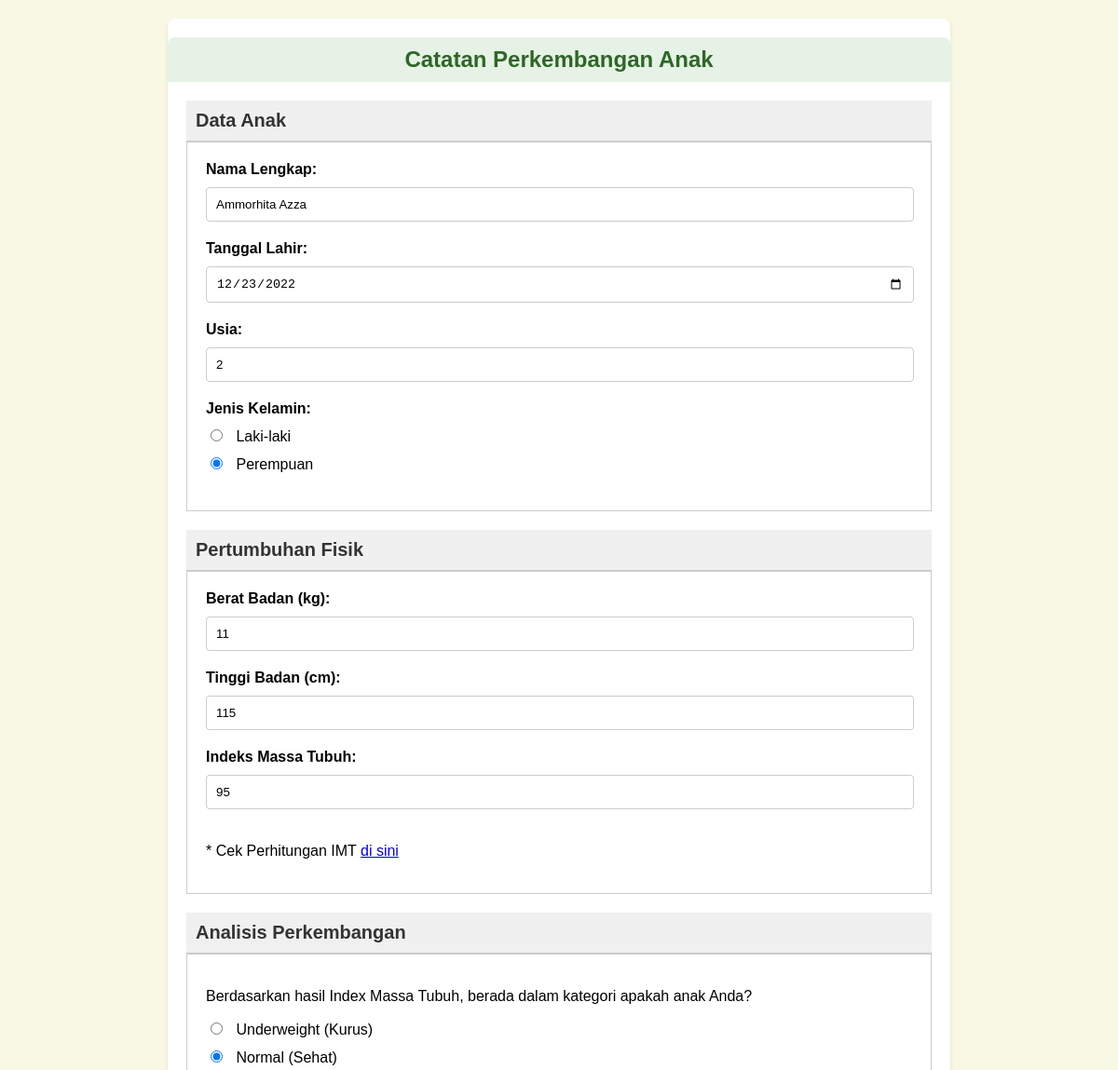
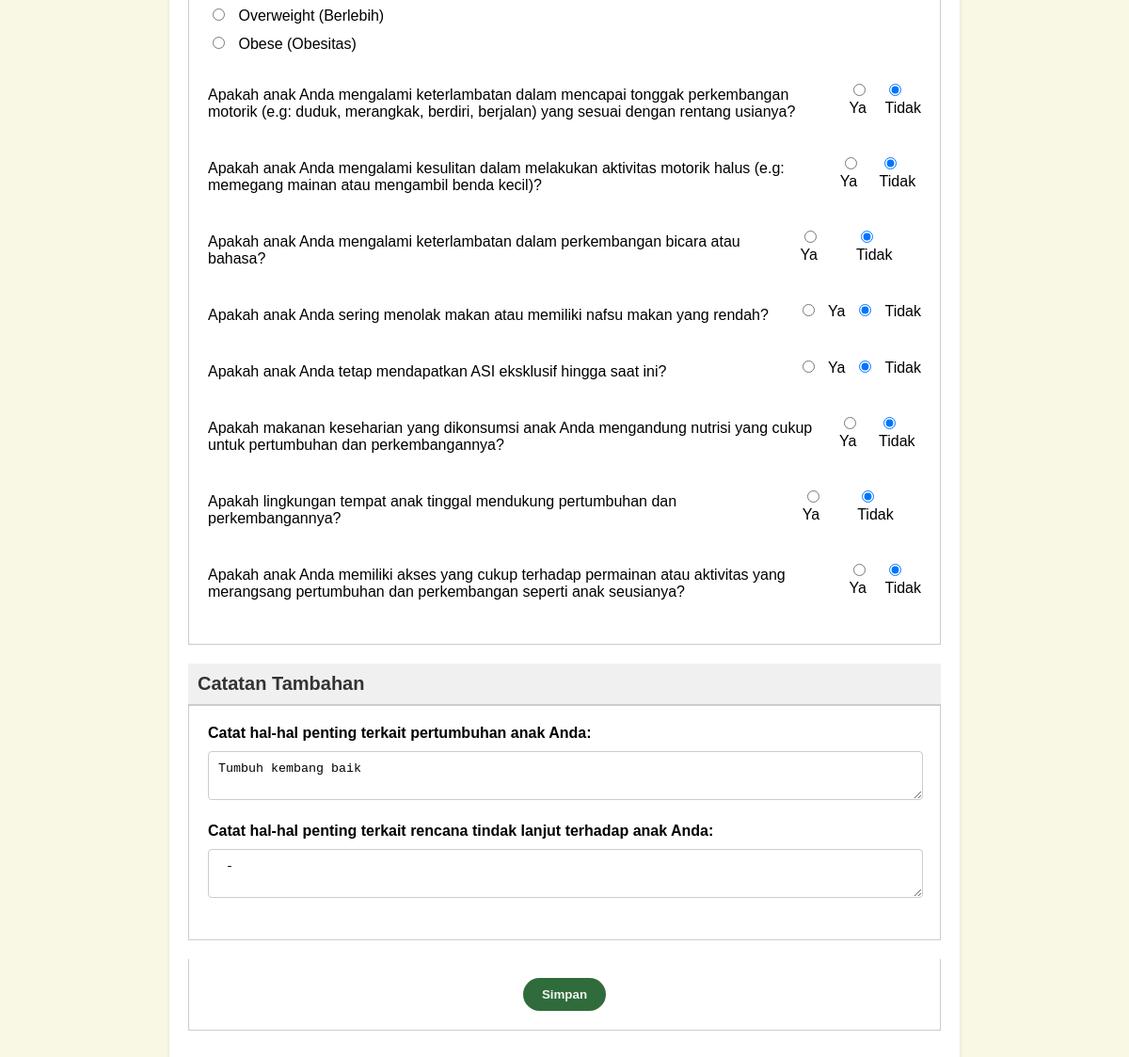
Page /editformanak.php?id=3 on the committed database (2 pictures, top to bottom).
### tables this page shows
CREATE TABLE `anak` (
  `id` int(11) NOT NULL,
  `user_id` int(11) NOT NULL,
  `nama` varchar(255) NOT NULL,
  `tgl_lahir` date NOT NULL,
  `usia` int(11) NOT NULL,
  `jenis_kelamin` varchar(20) NOT NULL,
  `bb` int(11) NOT NULL,
  `tb` int(11) NOT NULL,
  `imt` int(11) NOT NULL,
  `q1` varchar(50) NOT NULL,
  `q2` tinyint(1) NOT NULL,
  `q3` tinyint(1) NOT NULL,
  `q4` tinyint(1) NOT NULL,
  `q5` tinyint(1) NOT NULL,
  `q6` tinyint(1) NOT NULL,
  `q7` tinyint(1) NOT NULL,
  `q8` tinyint(1) NOT NULL,
  `q9` tinyint(1) NOT NULL,
  `c1` text NOT NULL,
  `c2` text NOT NULL,
  `created_at` timestamp NOT NULL DEFAULT current_timestamp() ON UPDATE current_timestamp()
);

### editformanak.php (the view, shortened to what this page needs)
<?php
include 'koneksi.php';
$id = $_GET['id'];
$sql = "SELECT * FROM anak WHERE id=$id";
$result = $conn->query($sql);
$data = $result->fetch_assoc();
?>
<!DOCTYPE html>
<html lang="en">
<head>
</head>
<body>
    <div class="container">
        <h1>Catatan Perkembangan Anak</h1>
        <form action="" method="post">
            <div class="section">
                <h2>Data Anak</h2>
                <div class="content">
                    <label for="nama">Nama Lengkap:</label>
                    <input type="text" id="nama" placeholder="Masukkan Nama" name="nama" required value="<?= $data['nama'] ?>">
                    <label for="tanggal-lahir">Tanggal Lahir:</label>
                    <input type="date" id="tanggal-lahir" name="tgl_lahir" required value="<?= $data['tgl_lahir'] ?>">
                    <label for="usia">Usia:</label>
                    <input type="number" id="usia" placeholder="Masukkan Usia" name="usia" required value="<?= $data['usia'] ?>">
                    <label>Jenis Kelamin:</label>
                    <div class="radio-group">
                        <label><input type="radio" name="jenis_kelamin" value="laki-laki" required  <?php if ($data['jenis_kelamin'] == 'laki-laki') echo 'checked'; ?> > Laki-laki</label>
                        <label><input type="radio" name="jenis_kelamin" value="perempuan" required <?php if ($data['jenis_kelamin'] == 'perempuan') echo 'checked'; ?>> Perempuan</label>
                    </div>
                </div>
            </div>
            <div class="section">
                <h2>Pertumbuhan Fisik</h2>
                <div class="content">
                    <label for="berat-badan">Berat Badan (kg):</label>
                    <input type="number" id="berat-badan" placeholder="Masukkan Berat Badan"name="bb" required value="<?= $data['bb'] ?>">
                    <label for="tinggi-badan">Tinggi Badan (cm):</label>
                    <input type="number" id="tinggi-badan" placeholder="Masukkan Tinggi Badan" name="tb" required value="<?= $data['tb'] ?>">
                    <label for="imt">Indeks Massa Tubuh:</label>
                    <input type="number" id="imt" placeholder="Masukkan IMT" name="imt" required value="<?= $data['imt'] ?>">
                    <p>* Cek Perhitungan IMT <a
                            href="https://drive.google.com/file/d/11Hy_NzgK6tmY6XxOa54HcBSBl4zBalbt/view?usp=sharing"
                            target="_blank">di sini</a></p>
                </div>
            </div>
            <div class="section">
                <h2>Analisis Perkembangan</h2>
                <div class="content">
                    <p>Berdasarkan hasil Index Massa Tubuh, berada dalam kategori apakah anak Anda?</p>
                    <div class="radio-group">
                        <label><input type="radio" name="q1" required value="underweight" <?= $data['q1'] == 'underweight' ? 'checked' : '' ?>> Underweight (Kurus)</label>
                        <label><input type="radio" name="q1" required value="normal" <?= $data['q1'] == 'normal' ? 'checked' : '' ?>> Normal (Sehat)</label>
                        <label><input type="radio" name="q1" required value="overweight" <?= $data['q1'] == 'overweight' ? 'checked' : '' ?>> Overweight (Berlebih)</label>
                        <label><input type="radio" name="q1" required value="obese" <?= $data['q1'] == 'obese' ? 'checked' : '' ?>> Obese (Obesitas)</label>
                    </div>
                    <div class="question-group">
                        <p>Apakah anak Anda mengalami keterlambatan dalam mencapai tonggak perkembangan motorik (e.g:
                            duduk, merangkak, berdiri, berjalan) yang sesuai dengan rentang usianya?</p>
                        <div class="options">
                            <label><input type="radio" name="q2" required value="1" <?php if ($data['q2'] == '1') echo 'checked'; ?> > Ya</label>
                            <label><input type="radio" name="q2" required value="0" <?php if ($data['q2'] == '0') echo 'checked'; ?> > Tidak</label>
                        </div>
                    </div>
                    <div class="question-group">
                        <p>Apakah anak Anda mengalami kesulitan dalam melakukan aktivitas motorik halus (e.g: memegang
                            mainan atau mengambil benda kecil)?</p>
                        <div class="options">
                            <label><input type="radio" name="q3" required value="1" <?php if ($data['q3'] == '1') echo 'checked'; ?> > Ya</label>
                            <label><input type="radio" name="q3" required value="0" <?php if ($data['q3'] == '0') echo 'checked'; ?> > Tidak</label>
                        </div>
                    </div>
                    <div class="question-group">
                        <p>Apakah anak Anda mengalami keterlambatan dalam perkembangan bicara atau bahasa?</p>
                        <div class="options">
                            <label><input type="radio" name="q4" required value="1" <?= $data['q4'] == '1' ? 'checked' : ''; ?> > Ya</label>
                            <label><input type="radio" name="q4" required value="0" <?= $data['q4'] == '0' ? 'checked' : ''; ?>  > Tidak</label>
                        </div>
                    </div>
                    <div class="question-group">
                        <p>Apakah anak Anda sering menolak makan atau memiliki nafsu makan yang rendah?</p>
                        <div class="options">
                            <label><input type="radio" name="q5" required value="1" <?= $data['q5'] == '1' ? 'checked' : ''; ?> > Ya</label>
                            <label><input type="radio" name="q5" required value="0" <?= $data['q5'] == '0' ? 'checked' : ''; ?> > Tidak</label>
                        </div>
                    </div>
                    <div class="question-group">
                        <p>Apakah anak Anda tetap mendapatkan ASI eksklusif hingga saat ini?</p>
                        <div class="options">
                            <label><input type="radio" name="q6" required value="1" <?= $data['q6'] == '1' ? 'checked' : ''; ?> > Ya</label>
                            <label><input type="radio" name="q6" required value="0" <?= $data['q6'] == '0' ? 'checked' : ''; ?> > Tidak</label>
                        </div>
                    </div>
                    <div class="question-group">
                        <p>Apakah makanan keseharian yang dikonsumsi anak Anda mengandung nutrisi yang cukup untuk
                            pertumbuhan dan perkembangannya?</p>
                        <div class="options">
                            <label><input type="radio" name="q7" required value="1" <?= $data['q7'] == '1' ? 'checked' : ''; ?> > Ya</label>
                            <label><input type="radio" name="q7" required value="0" <?= $data['q7'] == '0' ? 'checked' : ''; ?> > Tidak</label>
                        </div>
                    </div>
                    <div class="question-group">
                        <p>Apakah lingkungan tempat anak tinggal mendukung pertumbuhan dan perkembangannya?</p>
                        <div class="options">
                            <label><input type="radio" name="q8" required value="1" <?= $data['q8'] == '1' ? 'checked' : ''; ?> > Ya</label>
                            <label><input type="radio" name="q8" required value="0" <?= $data['q8'] == '0' ? 'checked' : ''; ?> > Tidak</label>
                        </div>
                    </div>
                    <div class="question-group">
                        <p>Apakah anak Anda memiliki akses yang cukup terhadap permainan atau aktivitas yang merangsang
                            pertumbuhan dan perkembangan seperti anak seusianya?</p>
                        <div class="options">
                            <label><input type="radio" name="q9" required value="1" <?= $data['q9'] == '1' ? 'checked' : ''; ?> > Ya</label>
                            <label><input type="radio" name="q9" required value="0" <?= $data['q9'] == '0' ? 'checked' : ''; ?> > Tidak</label>
                        </div>
                    </div>
                </div>
            </div>
            <div class="section">
                <h2>Catatan Tambahan</h2>
                <div class="content">
                    <label for="catatan-pertumbuhan">Catat hal-hal penting terkait pertumbuhan anak Anda:</label>
                    <textarea id="catatan-pertumbuhan" name="c1" required
                        placeholder="Catat hal-hal penting terkait pertumbuhan anak Anda"><?= $data['c1']?> </textarea>
                    <label for="catatan-rencana">Catat hal-hal penting terkait rencana tindak lanjut terhadap anak
                        Anda:</label>
                    <textarea id="catatan-rencana" name="c2" required
                        placeholder="Catat hal-hal penting terkait rencana tindak lanjut terhadap anak Anda"> <?= $data['c2'] ?> </textarea>
                </div>
            </div>
            <div class="section">
                <div class="content" style="text-align: center;">
                    <button  class="simpan">Simpan</button>
                </div>
            </div>
        </form>
    </div>
</body>
</html>

### editformanak.php (style rules this page uses)
body { font-family: Arial, sans-serif; background-color: #f8f8e5; margin: 0; padding: 20px; }
.container { max-width: 800px; margin: 0 auto; background-color: #fff; padding: 20px; border-radius: 8px; box-shadow: 0 2px 4px rgba(0, 0, 0, 0.1); }
h1 { background-color: #e5f2e5; padding: 10px; text-align: center; font-size: 24px; font-weight: bold; color: #2f6627; margin: 0 -20px 20px; border-radius: 8px 8px 0 0; }
.section { margin-bottom: 20px; }
.section h2 { background-color: #f0f0f0; padding: 10px; font-size: 20px; color: #333; border-bottom: 2px solid #ccc; margin: 0; }
.section .content { padding: 20px; border: 1px solid #ccc; border-top: none; }
.section .content label { display: block; margin-bottom: 10px; font-weight: bold; }
.section .content input[type="text"], .section .content input[type="date"], .section .content input[type="number"], .section .content select, .section .content textarea { width: calc(100% - 20px); padding: 10px; margin-bottom: 20px; border: 1px solid #ccc; border-radius: 4px; }
.section .content input[type="radio"] { margin-right: 10px; }
.section .content .radio-group { margin-bottom: 20px; }
.section .content .radio-group label { font-weight: normal; margin-right: 20px; }
.section .content .question-group { display: flex; justify-content: space-between; align-items: center; margin-bottom: 10px; }
.section .content .question-group .options { display: flex; }
.section .content .question-group .options label { margin-left: 10px; font-weight: normal; }
.simpan { background-color: #306c3b; border: none; padding: 10px 20px; border-radius: 20px; font-weight: bold; color: #f0f5f1; }

### rows in the picture
anak: nama "Ammorhita Azza", tgl_lahir "12/23/2022", usia "2", jenis_kelamin "☐ Laki-laki", jenis_kelamin "☑ Perempuan", bb "11", tb "115", imt "95", q1 "☐ Underweight (Kurus)", q1 "☑ Normal (Sehat)", q1 "☐ Overweight (Berlebih)", q1 "☐ Obese (Obesitas)", q2 "☐ Ya", q2 "☑ Tidak", q3 "☐ Ya", q3 "☑ Tidak", q4 "☐ Ya", q4 "☑ Tidak", q5 "☐ Ya", q5 "☑ Tidak", q6 "☐ Ya", q6 "☑ Tidak", q7 "☐ Ya", q7 "☑ Tidak", q8 "☐ Ya", q8 "☑ Tidak", q9 "☐ Ya", q9 "☑ Tidak", c1 "Tumbuh kembang baik", c2 "-"
